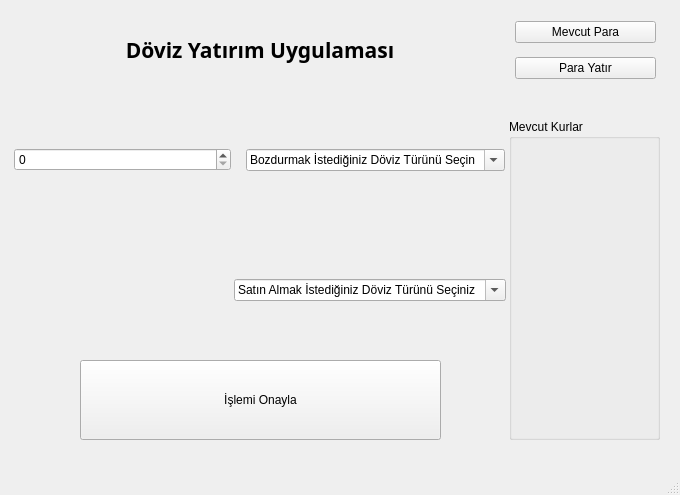
<?xml version="1.0" encoding="UTF-8"?>
<ui version="4.0">
 <class>MainWindow</class>
 <widget class="QMainWindow" name="MainWindow">
  <property name="geometry">
   <rect>
    <x>0</x>
    <y>0</y>
    <width>680</width>
    <height>495</height>
   </rect>
  </property>
  <property name="windowTitle">
   <string>MainWindow</string>
  </property>
  <widget class="QWidget" name="centralwidget">
   <widget class="QLabel" name="lblTitle">
    <property name="geometry">
     <rect>
      <x>10</x>
      <y>10</y>
      <width>500</width>
      <height>80</height>
     </rect>
    </property>
    <property name="font">
     <font>
      <family>Arial Rounded MT Bold</family>
      <pointsize>16</pointsize>
      <weight>75</weight>
      <italic>false</italic>
      <bold>true</bold>
      <underline>false</underline>
      <strikeout>false</strikeout>
      <kerning>true</kerning>
     </font>
    </property>
    <property name="layoutDirection">
     <enum>Qt::LeftToRight</enum>
    </property>
    <property name="text">
     <string>Döviz Yatırım Uygulaması</string>
    </property>
    <property name="alignment">
     <set>Qt::AlignCenter</set>
    </property>
    <property name="margin">
     <number>0</number>
    </property>
   </widget>
   <widget class="QWidget" name="verticalLayoutWidget">
    <property name="geometry">
     <rect>
      <x>510</x>
      <y>10</y>
      <width>151</width>
      <height>81</height>
     </rect>
    </property>
    <layout class="QVBoxLayout" name="verticalLayout_2" stretch="0,0">
     <property name="spacing">
      <number>5</number>
     </property>
     <property name="leftMargin">
      <number>5</number>
     </property>
     <property name="topMargin">
      <number>2</number>
     </property>
     <property name="rightMargin">
      <number>5</number>
     </property>
     <property name="bottomMargin">
      <number>2</number>
     </property>
     <item>
      <widget class="QPushButton" name="btnMevcutPara">
       <property name="text">
        <string>Mevcut Para</string>
       </property>
      </widget>
     </item>
     <item>
      <widget class="QPushButton" name="btnParaEkle">
       <property name="text">
        <string>Para Yatır</string>
       </property>
      </widget>
     </item>
    </layout>
   </widget>
   <widget class="QWidget" name="horizontalLayoutWidget">
    <property name="geometry">
     <rect>
      <x>9</x>
      <y>120</y>
      <width>501</width>
      <height>80</height>
     </rect>
    </property>
    <layout class="QHBoxLayout" name="horizontalLayout_1" stretch="5,5">
     <property name="spacing">
      <number>15</number>
     </property>
     <property name="leftMargin">
      <number>5</number>
     </property>
     <property name="topMargin">
      <number>2</number>
     </property>
     <property name="rightMargin">
      <number>5</number>
     </property>
     <property name="bottomMargin">
      <number>2</number>
     </property>
     <item>
      <widget class="QSpinBox" name="sbBozdur">
       <property name="maximum">
        <number>10000</number>
       </property>
      </widget>
     </item>
     <item>
      <widget class="QComboBox" name="cbBozdur">
       <property name="editable">
        <bool>true</bool>
       </property>
       <property name="currentText">
        <string>Bozdurmak İstediğiniz Döviz Türünü Seçin</string>
       </property>
       <property name="maxVisibleItems">
        <number>15</number>
       </property>
       <item>
        <property name="text">
         <string>Bozdurmak İstediğiniz Döviz Türünü Seçin</string>
        </property>
       </item>
      </widget>
     </item>
    </layout>
   </widget>
   <widget class="QWidget" name="horizontalLayoutWidget_2">
    <property name="geometry">
     <rect>
      <x>10</x>
      <y>250</y>
      <width>501</width>
      <height>80</height>
     </rect>
    </property>
    <layout class="QHBoxLayout" name="horizontalLayout_2" stretch="0,0">
     <property name="spacing">
      <number>15</number>
     </property>
     <property name="leftMargin">
      <number>5</number>
     </property>
     <property name="topMargin">
      <number>2</number>
     </property>
     <property name="rightMargin">
      <number>5</number>
     </property>
     <property name="bottomMargin">
      <number>2</number>
     </property>
     <item>
      <widget class="QLabel" name="lblAl">
       <property name="text">
        <string/>
       </property>
      </widget>
     </item>
     <item>
      <widget class="QComboBox" name="cbAl">
       <property name="editable">
        <bool>true</bool>
       </property>
       <property name="currentText">
        <string>Satın Almak İstediğiniz Döviz Türünü Seçiniz</string>
       </property>
       <property name="maxVisibleItems">
        <number>15</number>
       </property>
       <item>
        <property name="text">
         <string>Satın Almak İstediğiniz Döviz Türünü Seçiniz</string>
        </property>
       </item>
      </widget>
     </item>
    </layout>
   </widget>
   <widget class="QWidget" name="horizontalLayoutWidget_3">
    <property name="geometry">
     <rect>
      <x>80</x>
      <y>360</y>
      <width>361</width>
      <height>80</height>
     </rect>
    </property>
    <layout class="QHBoxLayout" name="horizontalLayout_3">
     <property name="sizeConstraint">
      <enum>QLayout::SetDefaultConstraint</enum>
     </property>
     <item>
      <widget class="QPushButton" name="btnOnay">
       <property name="sizePolicy">
        <sizepolicy hsizetype="Minimum" vsizetype="Preferred">
         <horstretch>0</horstretch>
         <verstretch>0</verstretch>
        </sizepolicy>
       </property>
       <property name="text">
        <string>İşlemi Onayla</string>
       </property>
      </widget>
     </item>
    </layout>
   </widget>
   <widget class="QGroupBox" name="groupKurlar">
    <property name="geometry">
     <rect>
      <x>509</x>
      <y>119</y>
      <width>151</width>
      <height>321</height>
     </rect>
    </property>
    <property name="title">
     <string>Mevcut Kurlar</string>
    </property>
    <widget class="QWidget" name="">
     <property name="geometry">
      <rect>
       <x>10</x>
       <y>20</y>
       <width>131</width>
       <height>291</height>
      </rect>
     </property>
     <layout class="QVBoxLayout" name="verticalLayout">
      <item>
       <layout class="QHBoxLayout" name="horizontalLayout_4">
        <item>
         <widget class="QLabel" name="lblMK11">
          <property name="text">
           <string/>
          </property>
         </widget>
        </item>
        <item>
         <widget class="QLabel" name="lblMK12">
          <property name="text">
           <string/>
          </property>
         </widget>
        </item>
       </layout>
      </item>
      <item>
       <layout class="QHBoxLayout" name="horizontalLayout_6">
        <item>
         <widget class="QLabel" name="lblMK21">
          <property name="text">
           <string/>
          </property>
         </widget>
        </item>
        <item>
         <widget class="QLabel" name="lblMK22">
          <property name="text">
           <string/>
          </property>
         </widget>
        </item>
       </layout>
      </item>
      <item>
       <layout class="QHBoxLayout" name="horizontalLayout_7">
        <item>
         <widget class="QLabel" name="lblMK31">
          <property name="text">
           <string/>
          </property>
         </widget>
        </item>
        <item>
         <widget class="QLabel" name="lblMK32">
          <property name="text">
           <string/>
          </property>
         </widget>
        </item>
       </layout>
      </item>
      <item>
       <layout class="QHBoxLayout" name="horizontalLayout_8">
        <item>
         <widget class="QLabel" name="lblMK41">
          <property name="text">
           <string/>
          </property>
         </widget>
        </item>
        <item>
         <widget class="QLabel" name="lblMK42">
          <property name="text">
           <string/>
          </property>
         </widget>
        </item>
       </layout>
      </item>
      <item>
       <layout class="QHBoxLayout" name="horizontalLayout_5">
        <item>
         <widget class="QLabel" name="lblMK51">
          <property name="text">
           <string/>
          </property>
         </widget>
        </item>
        <item>
         <widget class="QLabel" name="lblMK52">
          <property name="text">
           <string/>
          </property>
         </widget>
        </item>
       </layout>
      </item>
      <item>
       <layout class="QHBoxLayout" name="horizontalLayout_10">
        <item>
         <widget class="QLabel" name="lblMK61">
          <property name="text">
           <string/>
          </property>
         </widget>
        </item>
        <item>
         <widget class="QLabel" name="lblMK62">
          <property name="text">
           <string/>
          </property>
         </widget>
        </item>
       </layout>
      </item>
      <item>
       <layout class="QHBoxLayout" name="horizontalLayout_9">
        <item>
         <widget class="QLabel" name="lblMK71">
          <property name="text">
           <string/>
          </property>
         </widget>
        </item>
        <item>
         <widget class="QLabel" name="lblMK72">
          <property name="text">
           <string/>
          </property>
         </widget>
        </item>
       </layout>
      </item>
     </layout>
    </widget>
   </widget>
  </widget>
  <widget class="QMenuBar" name="menubar">
   <property name="geometry">
    <rect>
     <x>0</x>
     <y>0</y>
     <width>680</width>
     <height>21</height>
    </rect>
   </property>
  </widget>
  <widget class="QStatusBar" name="statusbar"/>
 </widget>
 <resources/>
 <connections/>
</ui>
